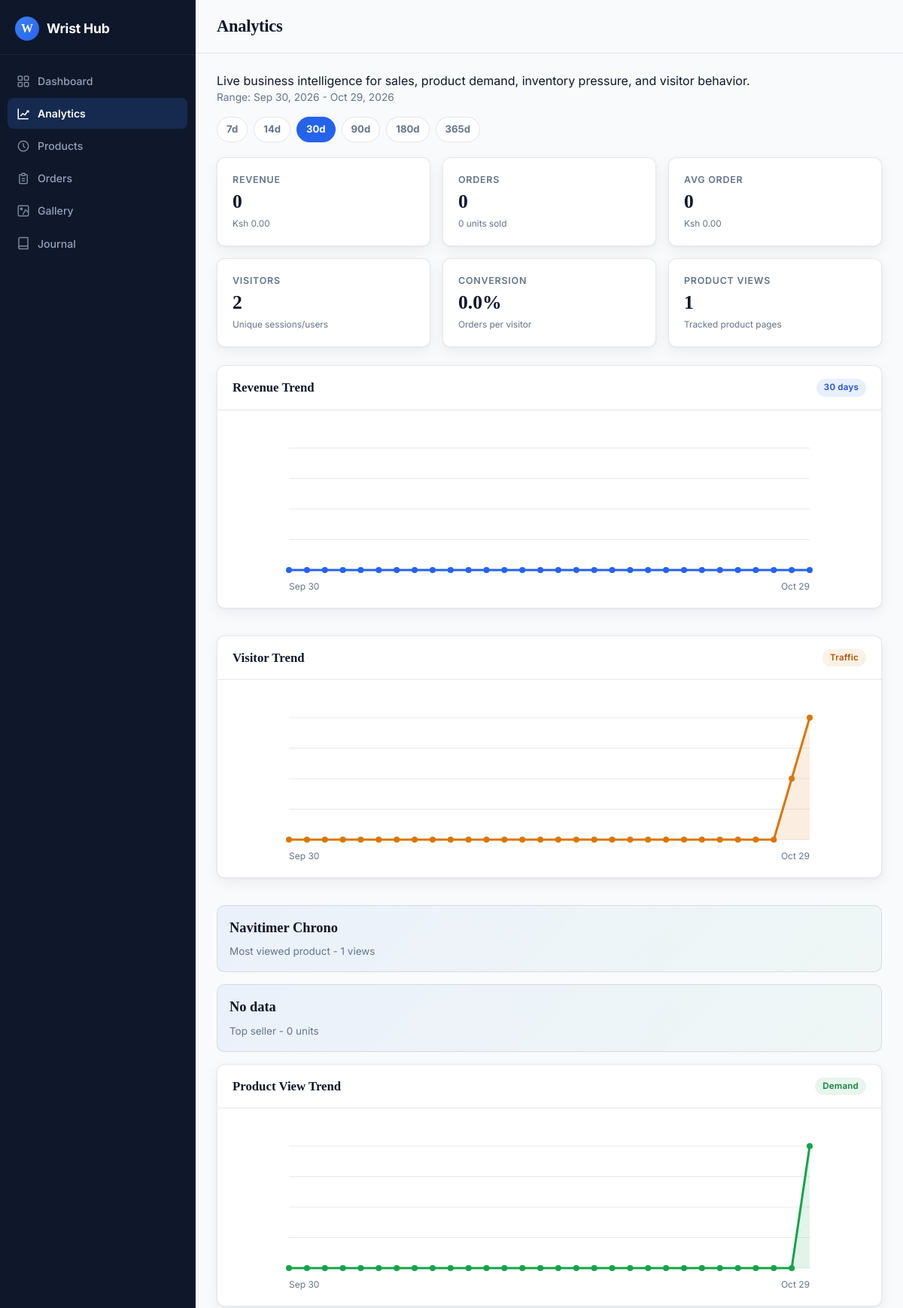
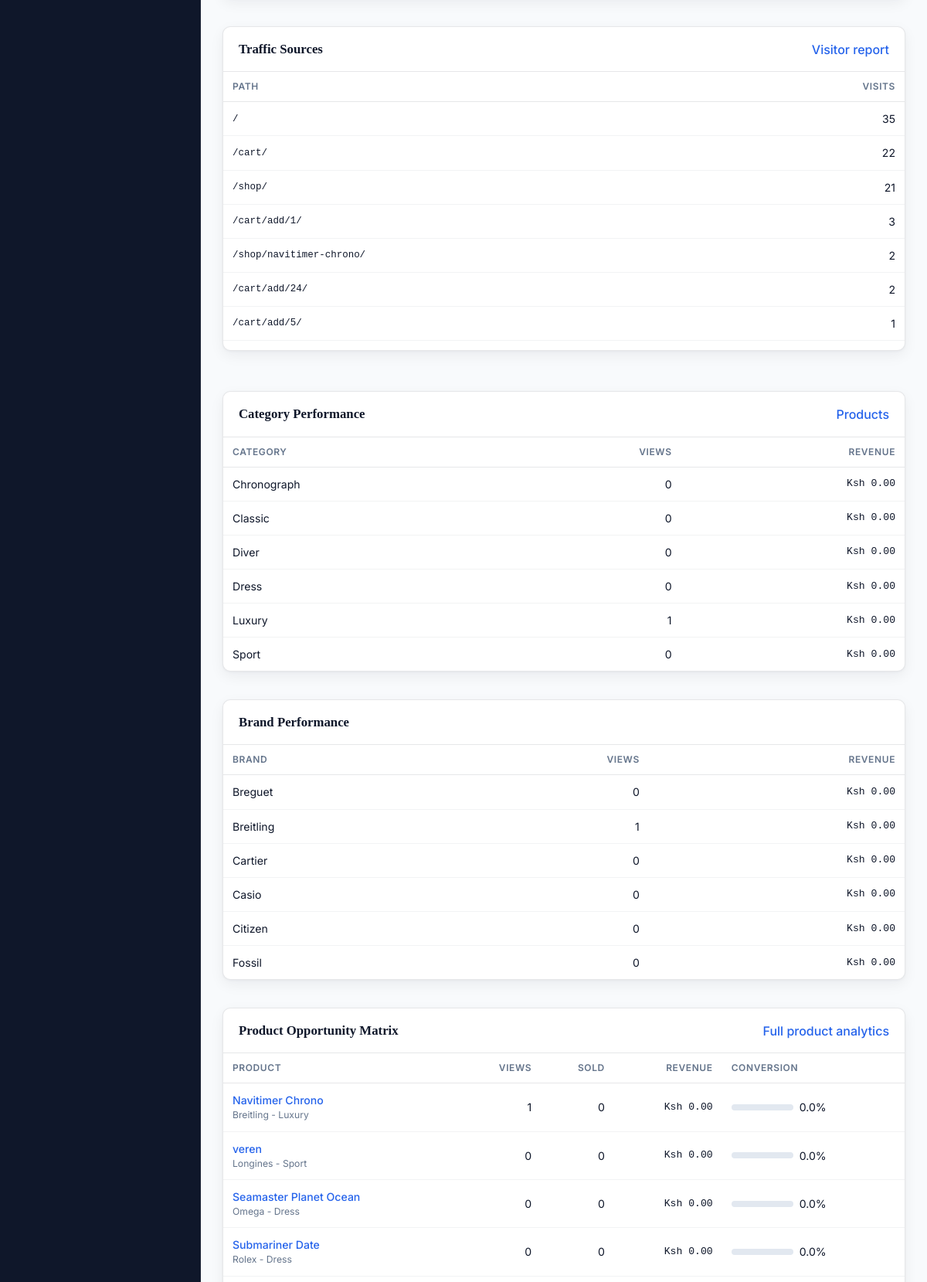
/panel/analytics/ (upper part), run on the app's committed database (2 pictures, top to bottom).
### wshop/models.py (models this page shows, shortened)
class Watch(models.Model):
    MODEL_CHOICES = [
        ("classic", "Classic"),
        ("sport", "Sport"),
        ("luxury", "Luxury"),
        ("dress", "Dress"),
        ("diver", "Diver"),
        ("chronograph", "Chronograph"),
        ("vandross", "Vandross"),
    ]
    GENDER_CHOICES = [
        ("men", "Men"),
        ("women", "Women"),
        ("unisex", "Unisex"),
    ]
    MOVEMENT_CHOICES = [
        ("automatic", "Automatic"),
        ("quartz", "Quartz"),
        ("mechanical", "Mechanical"),
        ("solar", "Solar"),
        ("smart", "Smart"),
    ]
    STRAP_CHOICES = [
        ("leather", "Leather"),
        ("metal", "Metal"),
        ("rubber", "Rubber"),
        ("fabric", "Fabric"),
        ("ceramic", "Ceramic"),
    ]
    STRAP_COLOR_CHOICES = [
        ("silver", "Silver"),
        ("gold", "Gold"),
        ("rose_gold", "Rose Gold"),
        ("black", "Black"),
        ("brown", "Brown"),
        ("blue", "Blue"),
        ("white", "White"),
    ]
    name = models.CharField(max_length=160)
    slug = models.SlugField(max_length=180, unique=True)
    brand = models.ForeignKey(Brand, on_delete=models.PROTECT, related_name="watches")
    category = models.ForeignKey(
        Category,
        on_delete=models.PROTECT,
        related_name="watches",
    )
    model = models.CharField(max_length=30, choices=MODEL_CHOICES, default="classic")
    gender = models.CharField(max_length=10, choices=GENDER_CHOICES, default="unisex")
    movement = models.CharField(max_length=20, choices=MOVEMENT_CHOICES)
    strap_material = models.CharField(max_length=20, choices=STRAP_CHOICES)
    strap_color = models.CharField(
        max_length=20,
        choices=STRAP_COLOR_CHOICES,
        default="silver",
    )
    case_size_mm = models.PositiveSmallIntegerField()
    water_resistance_m = models.PositiveSmallIntegerField(default=0)
    price = models.DecimalField(
        max_digits=10,
        decimal_places=2,
        validators=[MinValueValidator(0)],
    )
    discount_price = models.DecimalField(
        max_digits=10,
        decimal_places=2,
        validators=[MinValueValidator(0)],
        blank=True,
        null=True,
    )
    sku = models.CharField(max_length=60, unique=True)
    featured = models.BooleanField(default=False)
    is_active = models.BooleanField(default=True)
    created_at = models.DateTimeField(auto_now_add=True)
    updated_at = models.DateTimeField(auto_now=True)
    class Meta:
        ordering = ["-created_at"]

class Category(models.Model):
    name = models.CharField(max_length=100, unique=True)
    slug = models.SlugField(max_length=120, unique=True)
    image = models.ImageField(upload_to="categories/", blank=True, null=True)
    is_active = models.BooleanField(default=True)
    created_at = models.DateTimeField(auto_now_add=True)
    class Meta:
        verbose_name_plural = "Categories"
        ordering = ["name"]

class Brand(models.Model):
    name = models.CharField(max_length=100, unique=True)
    slug = models.SlugField(max_length=120, unique=True)
    is_active = models.BooleanField(default=True)
    created_at = models.DateTimeField(auto_now_add=True)
    class Meta:
        ordering = ["name"]

### wshop/views_admin.py (the view)
# urls.py: path("panel/analytics/", views_admin.admin_analytics, name="panel-analytics"),
def admin_analytics(request):
    base = get_analytics_base_context(request)
    orders = base["orders"]
    events = base["events"]
    product_events = base["product_events"]
    watches = Watch.objects.select_related("brand", "category").all()
    product_rows = get_product_rows(watches, base["start"], base["end"])
    revenue_series = daily_series(base["start"], base["end"], orders, "created_at", "total")
    view_series = daily_series(base["start"], base["end"], product_events, "created_at")
    visitor_series = []
    visitors_by_day = defaultdict(set)
    for event in events:
        visitors_by_day[event.created_at.date()].add(visitor_key(event))
    for day in daterange(base["start"], base["end"]):
        visitor_series.append({"label": day.strftime("%b %d"), "value": len(visitors_by_day.get(day, set()))})
    category_rows = []
    for category in Category.objects.all():
        category_watches = list(watches.filter(category=category))
        if not category_watches:
            continue
        category_ids = [watch.pk for watch in category_watches]
        views = product_events.filter(watch_id__in=category_ids).count()
        sold = OrderItem.objects.filter(watch_id__in=category_ids, order__in=orders).aggregate(total=Sum("quantity"))["total"] or 0
        revenue = OrderItem.objects.filter(watch_id__in=category_ids, order__in=orders).aggregate(total=Sum(F("price") * F("quantity")))["total"] or Decimal("0")
        category_rows.append({"category": category, "views": views, "sold": sold, "revenue": revenue})
    category_rows = sorted(category_rows, key=lambda row: row["revenue"], reverse=True)[:6]
    brand_rows = []
    for brand in Brand.objects.all():
        brand_watches = list(watches.filter(brand=brand))
        if not brand_watches:
            continue
        brand_ids = [watch.pk for watch in brand_watches]
        views = product_events.filter(watch_id__in=brand_ids).count()
        sold = OrderItem.objects.filter(watch_id__in=brand_ids, order__in=orders).aggregate(total=Sum("quantity"))["total"] or 0
        revenue = OrderItem.objects.filter(watch_id__in=brand_ids, order__in=orders).aggregate(total=Sum(F("price") * F("quantity")))["total"] or Decimal("0")
        brand_rows.append({"brand": brand, "views": views, "sold": sold, "revenue": revenue})
    brand_rows = sorted(brand_rows, key=lambda row: row["revenue"], reverse=True)[:6]
    top_paths = (
        events.exclude(path="")
        .values("path")
        .annotate(visits=Count("id"))
        .order_by("-visits")[:8]
    )
    device_counts = defaultdict(int)
    for event in events:
        device_counts[device_from_user_agent(event.user_agent)] += 1
    device_rows = sorted(
        [{"device": device, "visits": visits} for device, visits in device_counts.items()],
        key=lambda row: row["visits"],
        reverse=True,
    )
    context = {
        **base,
        "dashboard_title": "Analytics",
        "analytics_active": True,
        "revenue_chart": build_line_chart(revenue_series, "#2563eb"),
        "view_chart": build_line_chart(view_series, "#16a34a"),
        "visitor_chart": build_line_chart(visitor_series, "#d97706"),
        "product_rows": product_rows[:10],
        "category_rows": category_rows,
        "brand_rows": brand_rows,
        "top_paths": top_paths,
        "device_rows": device_rows,
    }
    return render(request, "panel/analytics.html", context)

### wshop/templates/panel/analytics.html (shortened to what this page needs)
{% extends "panel/base.html" %}
{% load admin_extras %}
{% block content %}
<div class="analytics-toolbar">
    <div>
        <p class="page-subtitle">Live business intelligence for sales, product demand, inventory pressure, and visitor behavior.</p>
        <p class="text-muted" style="font-size:0.86rem;">Range: {{ start|date:"M d, Y" }} - {{ end|date:"M d, Y" }}</p>
    </div>
    <form class="range-form">
        {% for option in range_options %}
            <a class="range-button{% if days == option %} is-active{% endif %}" href="?days={{ option }}">{{ option }}d</a>
        {% endfor %}
    </form>
</div>
<div class="stats-grid analytics">
    <div class="stat-card compact">
        <span class="stat-label">Revenue</span>
        <span class="stat-value revenue-value">{{ revenue|floatformat:0|intcomma }}</span>
        <span class="stat-change">Ksh {{ revenue|floatformat:2 }}</span>
    </div>
    <div class="stat-card compact">
        <span class="stat-label">Orders</span>
        <span class="stat-value">{{ orders.count|intcomma }}</span>
        <span class="stat-change">{{ units_sold|intcomma }} units sold</span>
    </div>
    <div class="stat-card compact">
        <span class="stat-label">Avg Order</span>
        <span class="stat-value">{{ average_order|floatformat:0|intcomma }}</span>
        <span class="stat-change">Ksh {{ average_order|floatformat:2 }}</span>
    </div>
    <div class="stat-card compact">
        <span class="stat-label">Visitors</span>
        <span class="stat-value">{{ visitors|intcomma }}</span>
        <span class="stat-change">Unique sessions/users</span>
    </div>
    <div class="stat-card compact">
        <span class="stat-label">Conversion</span>
        <span class="stat-value">{{ conversion_rate|floatformat:1 }}%</span>
        <span class="stat-change">Orders per visitor</span>
    </div>
    <div class="stat-card compact">
        <span class="stat-label">Product Views</span>
        <span class="stat-value">{{ product_events.count|intcomma }}</span>
        <span class="stat-change">Tracked product pages</span>
    </div>
</div>
<div class="chart-grid">
    <div class="card chart-card">
        <div class="card-header">
            <span class="card-title">Revenue Trend</span>
            <span class="badge badge-info">{{ days }} days</span>
        </div>
        <div class="card-body">{{ revenue_chart|safe }}</div>
    </div>
    <div class="card chart-card">
        <div class="card-header">
            <span class="card-title">Visitor Trend</span>
            <span class="badge badge-warning">Traffic</span>
        </div>
        <div class="card-body">{{ visitor_chart|safe }}</div>
    </div>
</div>
<div class="insight-grid">
    <div class="metric-tile">
        <strong>{{ top_viewed.0.watch__name|default:"No data" }}</strong>
        <span>Most viewed product - {{ top_viewed.0.views|default:0|intcomma }} views</span>
    </div>
    <div class="metric-tile">
        <strong>{{ top_sold.0.watch__name|default:"No data" }}</strong>
        <span>Top seller - {{ top_sold.0.units|default:0|intcomma }} units</span>
    </div>
<div class="chart-grid">
    <div class="card chart-card">
        <div class="card-header">
            <span class="card-title">Product View Trend</span>
            <span class="badge badge-success">Demand</span>
        </div>
        <div class="card-body">{{ view_chart|safe }}</div>
    </div>
    <div class="card">
        <div class="card-header">
            <span class="card-title">Traffic Sources</span>
            <a href="{% url 'panel-analytics-visitors' %}?days={{ days }}" class="link">Visitor report</a>
        </div>
        <div class="table-wrap compact">
            <table>
                <thead>
                    <tr><th>Path</th><th class="text-right">Visits</th></tr>
                </thead>
                <tbody>
                    {% for row in top_paths %}
                        <tr>
                            <td class="font-mono" style="font-size:0.78rem;">{{ row.path }}</td>
                            <td class="text-right">{{ row.visits|intcomma }}</td>
                        </tr>
                    {% empty %}
                        <tr><td colspan="2"><div class="empty-state">No visitor paths yet.</div></td></tr>
                    {% endfor %}
                </tbody>
            </table>
        </div>
    </div>
</div>
<div class="split-grid">
    <div class="card">
        <div class="card-header">
            <span class="card-title">Category Performance</span>
            <a href="{% url 'panel-analytics-products' %}?days={{ days }}" class="link">Products</a>
        </div>
        <div class="table-wrap">
            <table>
                <thead>
                    <tr><th>Category</th><th class="text-right">Views</th><th class="text-right">Revenue</th></tr>
                </thead>
                <tbody>
                    {% for row in category_rows %}
                        <tr>
                            <td>{{ row.category.name }}</td>
                            <td class="text-right">{{ row.views|intcomma }}</td>
                            <td class="text-right font-mono">{% money row.revenue %}</td>
                        </tr>
                    {% empty %}
                        <tr><td colspan="3"><div class="empty-state">No category data yet.</div></td></tr>
                    {% endfor %}
                </tbody>
            </table>
        </div>
    </div>
    <div class="card">
        <div class="card-header">
            <span class="card-title">Brand Performance</span>
        </div>
        <div class="table-wrap">
            <table>
                <thead>
                    <tr><th>Brand</th><th class="text-right">Views</th><th class="text-right">Revenue</th></tr>
                </thead>
                <tbody>
                    {% for row in brand_rows %}
                        <tr>
                            <td>{{ row.brand.name }}</td>
                            <td class="text-right">{{ row.views|intcomma }}</td>
                            <td class="text-right font-mono">{% money row.revenue %}</td>
                        </tr>
                    {% empty %}
                        <tr><td colspan="3"><div class="empty-state">No brand data yet.</div></td></tr>
                    {% endfor %}
                </tbody>
            </table>
        </div>
    </div>
</div>
<div class="card">
    <div class="card-header">
        <span class="card-title">Product Opportunity Matrix</span>
        <a href="{% url 'panel-analytics-products' %}?days={{ days }}" class="link">Full product analytics</a>
    </div>
    <div class="table-wrap">
        <table>
            <thead>
                <tr>
                    <th>Product</th>
                    <th class="text-right">Views</th>
                    <th class="text-right">Sold</th>
                    <th class="text-right">Revenue</th>
                    <th>Conversion</th>
                </tr>
            </thead>
            <tbody>
                {% for row in product_rows %}
                    <tr>
                        <td>
                            <a href="{% url 'panel-product-detail' slug=row.watch.slug %}" class="link">{{ row.watch.name }}</a>
                            <div class="text-muted" style="font-size:0.76rem;">{{ row.watch.brand.name }} - {{ row.watch.category.name }}</div>
                        </td>
                        <td class="text-right">{{ row.views|intcomma }}</td>
                        <td class="text-right">{{ row.sold|intcomma }}</td>
                        <td class="text-right font-mono">{% money row.revenue %}</td>
                        <td>
                            <div style="display:flex;align-items:center;gap:8px;">
                                <div class="progress" style="width:80px;"><span style="width:{{ row.conversion|floatformat:0 }}%;"></span></div>
                                <span>{{ row.conversion|floatformat:1 }}%</span>
                            </div>
                        </td>
                    </tr>
                {% empty %}
                    <tr><td colspan="5"><div class="empty-state">No product analytics yet.</div></td></tr>
                {% endfor %}
            </tbody>
        </table>
    </div>
</div>
{% endblock %}

### data on the page
Watch: name "Navitimer Chrono", watch.name "Navitimer Chrono", watch.brand.name "Breitling", watch.category.name "Luxury", views "1", sold "0", revenue "Ksh 0.00", conversion "0.0"
Category: category.name "Chronograph", views "0", revenue "Ksh 0.00"
Category: category.name "Classic", views "0", revenue "Ksh 0.00"
Category: category.name "Diver", views "0", revenue "Ksh 0.00"
Category: category.name "Dress", views "0", revenue "Ksh 0.00"
Category: category.name "Luxury", views "1", revenue "Ksh 0.00"
Category: category.name "Sport", views "0", revenue "Ksh 0.00"
Brand: brand.name "Breguet", views "0", revenue "Ksh 0.00"
Brand: brand.name "Breitling", views "1", revenue "Ksh 0.00"
Brand: brand.name "Cartier", views "0", revenue "Ksh 0.00"
Brand: brand.name "Casio", views "0", revenue "Ksh 0.00"
Brand: brand.name "Citizen", views "0", revenue "Ksh 0.00"
Brand: brand.name "Fossil", views "0", revenue "Ksh 0.00"
Watch: watch.name "veren", watch.brand.name "Longines", watch.category.name "Sport", views "0", sold "0", revenue "Ksh 0.00", conversion "0.0"
Watch: watch.name "Seamaster Planet Ocean", watch.brand.name "Omega", watch.category.name "Dress", views "0", sold "0", revenue "Ksh 0.00", conversion "0.0"
Watch: watch.name "Submariner Date", watch.brand.name "Rolex", watch.category.name "Dress", views "0", sold "0", revenue "Ksh 0.00", conversion "0.0"

### other printed values
{{ dashboard_title }} "Analytics"
{{ start|date:"M d, Y" }} "Sep 30, 2026"
{{ end|date:"M d, Y" }} "Oct 29, 2026"
{{ option }} "7" "14" "30" "90" "180" "365"
{{ revenue|floatformat:0|intcomma }} "0"
{{ revenue|floatformat:2 }} "0.00"
{{ orders.count|intcomma }} "0"
{{ units_sold|intcomma }} "0"
{{ average_order|floatformat:0|intcomma }} "0"
{{ average_order|floatformat:2 }} "0.00"
{{ visitors|intcomma }} "2"
{{ conversion_rate|floatformat:1 }} "0.0"
{{ product_events.count|intcomma }} "1"
{{ days }} "30"
{{ revenue_chart|safe }} "Sep 30 Oct 29"
